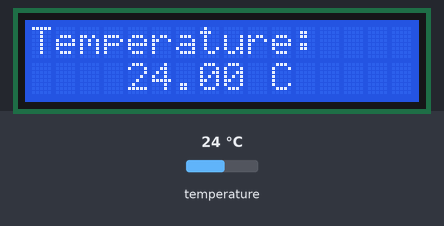
Bench run of a program on a simulated Arduino Nano, built with avr-gcc and run on an emulated ATmega328P. Parts: 16×2 character LCD. The test bench sets the inputs (shaded band); at power-on: temperature 24 °C. What the program prints to the serial monitor is not drawn.

Above: at 1.2 s.
1.3 s: temperature set to 12 °C
At 2.9 s:
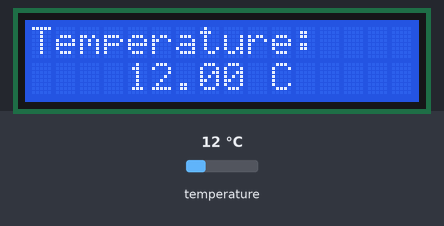
3.2 s: temperature set to 19 °C
At 4.7 s:
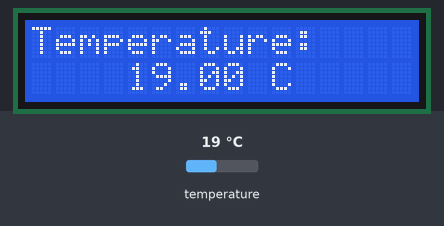
5.0 s: temperature set to 28 °C
At 6.5 s:
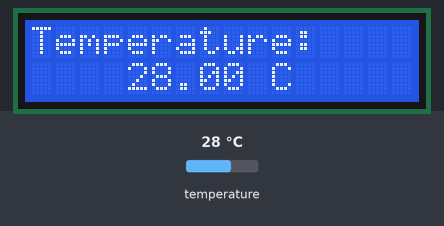
Timing chart, 0 to 8.0 s (numbered marks = the images above; inputs shaded):
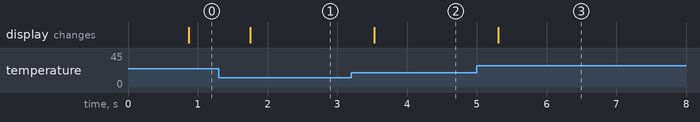

The program:

main.cpp
```cpp
#include <Arduino.h>
#include <OneWire.h>
#include <DallasTemperature.h>
#include <Wire.h>
#include <LiquidCrystal_I2C.h>

OneWire wire(7);
DallasTemperature sensor(&wire);

LiquidCrystal_I2C lcd(0x27, 16, 2);

float temp = 0.0;
String data;

void setup() {

  Serial.begin(9600);
  sensor.begin();

  lcd.init();
  lcd.backlight();

}

void loop() {

  sensor.requestTemperatures();

  temp = sensor.getTempCByIndex(0);

  Serial.print("Temperature: ");
  Serial.print(temp);
  Serial.println(" °C");

  lcd.clear();
  lcd.setCursor(0, 0);
  lcd.print("Temperature: ");
  lcd.setCursor(4, 1);
  lcd.print(temp);
  lcd.print(" C");

  delay(100);

}
```

Measured:
- after the input at 1.3 s, the display: changes after 0.46 s (image 1)
- after the input at 3.2 s, the display: changes after 0.33 s (image 2)
- after the input at 5.0 s, the display: changes after 0.31 s (image 3)
